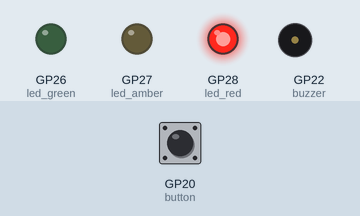
Bench run of a program on a simulated Raspberry Pi Pico running MicroPython. Shown: output pins drawn as LEDs (lit = HIGH), buzzer (waves = sounding, pin HIGH). The inputs (shaded band) are chosen by the test bench; at power-on: GP20 (button) HIGH. Threads take turns every 2 ms.

Above: at 5.0 s.
At 11.5 s:
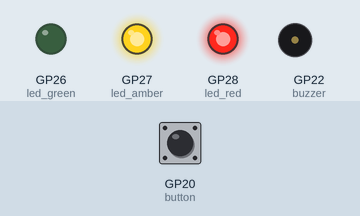
At 18.0 s:
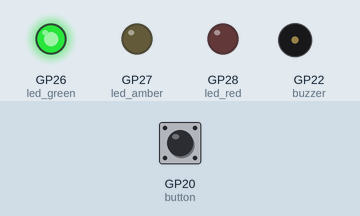
At 24.5 s:
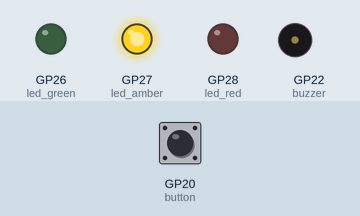
Timing chart, 0 to 33.8 s (numbered marks = the images above):
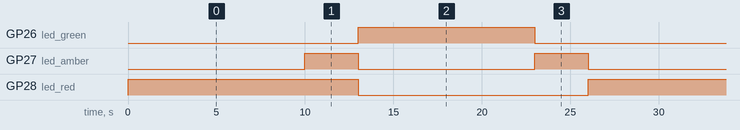

Measured:
- by itself, GP26 (led_green): alternates HIGH for 10.0 s and LOW for 16.0 s
- by itself, GP27 (led_amber): alternates HIGH for 3.0 s and LOW for 10.0 s
- by itself, GP28 (led_red): alternates HIGH for 13.0 s and LOW for 13.0 s

The program:

main.py
```python
#This code is for demonstrating how you could create a traffic light with a push button
#to start a delay for a pedestrian to cross safely. It will use both cores of the Pi Pico and this is achived
#by using the built in Micropython library _thread. This use 1 core to monitor the button press while the other core
#runs the light sequence.

#The original sketch comes from the Raspberry Pi get started with micropython on the Raspberry Pi Pico ebook.
#To work on the Cryton maker pi board I use I need to change some of the code hence the video


# Gives us access to the Picos GP pins
import machine
# Gives access to use delays within the code
import utime
# Gives access to the use of both cores on the Pico be aware we can only have 1 thread running on ech core on the Pi Pico 2040
import _thread

## We declare 5 variables for the GP pins used
led_red = machine.Pin(28, machine.Pin.OUT)
led_amber = machine.Pin(27, machine.Pin.OUT)
led_green = machine.Pin(26, machine.Pin.OUT)
button = machine.Pin(20, machine.Pin.IN, machine.Pin.PULL_UP)
buzzer = machine.Pin(22, machine.Pin.OUT)

#We also declare a global variable which we need to do alter the variable in the function _thread
# We also set it to False at startup
global button_pressed
button_pressed = False

# This function is use to check if the button has been press and starts the thread on core 1
def button_reader_thread():
    global button_pressed
    while True:
        if button.value() == False:
            button_pressed = True
        utime.sleep(0.01)
_thread.start_new_thread(button_reader_thread, ())

# We set the value for button pressed to be False before the while true so the if statement will not get run at first.

# Once the code has started outside of the if statement at line 58 and the button gets pressed.
# The second core will pick up that the button has been pressed and it will set the global variable button_pressed to True.
# Then once the code has complete line 69 it wil then come back up to the if statement and as it is true it will set the red led
# to red and then run the buzzer for loop

while True:
    if button_pressed == True:
        led_red.value(1)
        utime.sleep(1.5)
        for i in range(10):
            buzzer.value(1)
            utime.sleep(0.2)
            buzzer.value(0)
            utime.sleep(0.2)
        global button_pressed
        button_pressed = False


    led_red.value(1)
    utime.sleep(10)
    led_amber.value(1)
    utime.sleep(3)
    led_red.value(0)
    led_amber.value(0)
    led_green.value(1)
    utime.sleep(10)
    led_green.value(0)
    led_amber.value(1)
    utime.sleep(3)
    led_amber.value(0)
```
